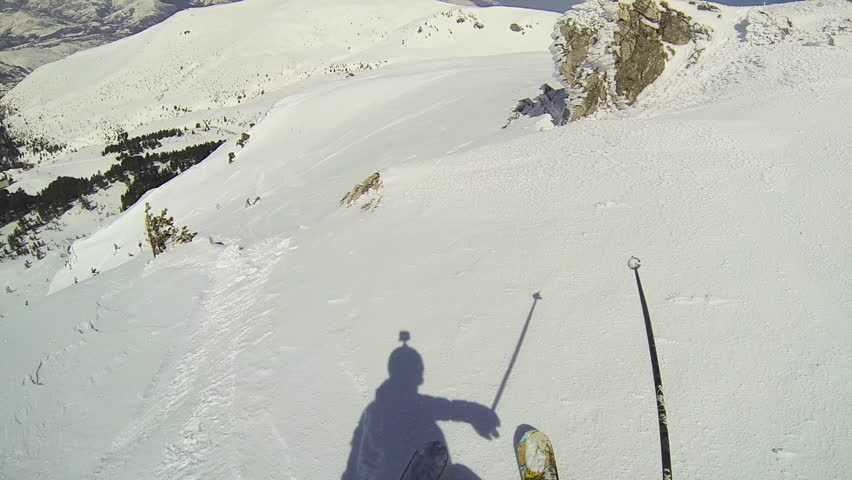
#> input picture test1.jpg, 852 x 480 px
$ python fresnelHighlight.py   (older library calls are emulated)
#> lines starting #> are read from the running program, lines starting #| are printed output that depends on the picture; after the words box and inside, x2 and y2 are one past the last pixel; in counts of white or black regions, pixels touching at a corner belong together
import cv2
import numpy as np

# Load image
img = cv2.imread('./test1.jpg')
#> img is the input picture: shape (480, 852, 3); mean B, G, R 183.5, 191.2, 188.9

# Convert to grayscale
gray = cv2.cvtColor(img, cv2.COLOR_BGR2GRAY)

# Compute gradient
sobelx = cv2.Sobel(gray, cv2.CV_64F, 1, 0, ksize=5)
sobely = cv2.Sobel(gray, cv2.CV_64F, 0, 1, ksize=5)
grad = np.sqrt(sobelx**2 + sobely**2)

# Compute angle
theta = np.arctan2(sobely, sobelx)
theta = np.degrees(theta) % 180
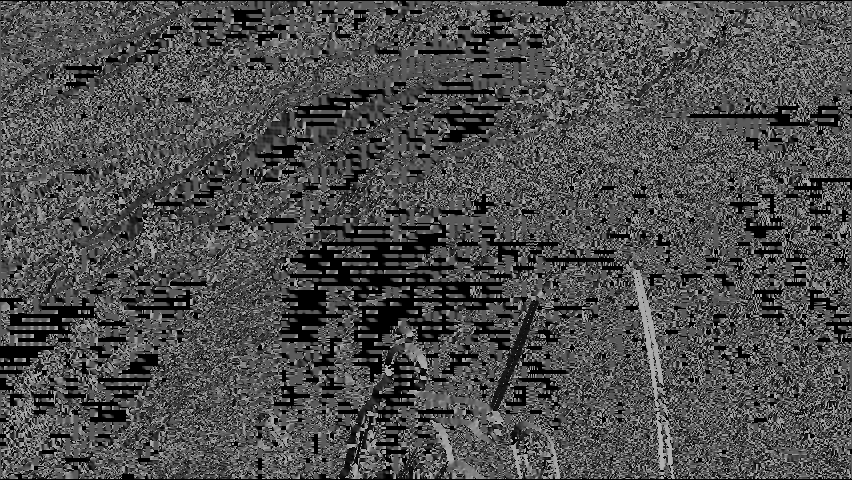
#> theta: shape (480, 852) float64; min 0, max 180, mean 77.5

# Define refractive index
refractive_index = 1.5

# Compute reflection coefficient
cos_theta = np.cos(np.radians(theta))
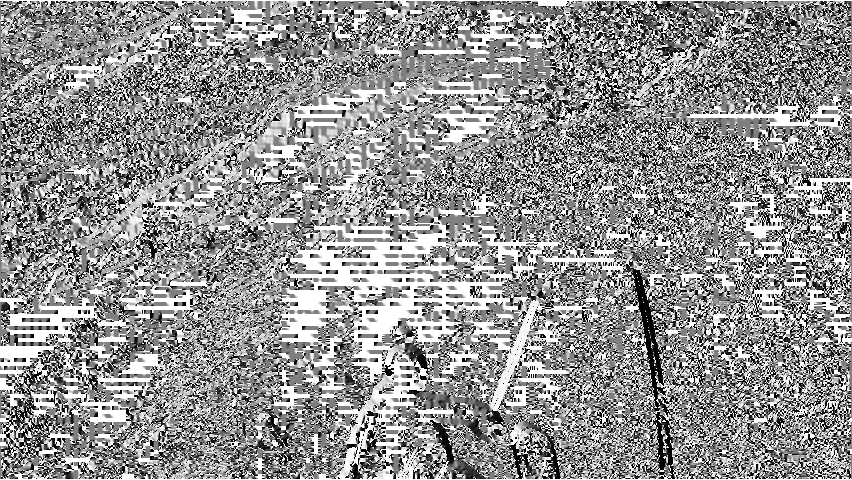
#> cos_theta: shape (480, 852) float64; min -1, max 1, mean 0.152; drawn with min black and max white
sin_theta = np.sin(np.radians(theta))
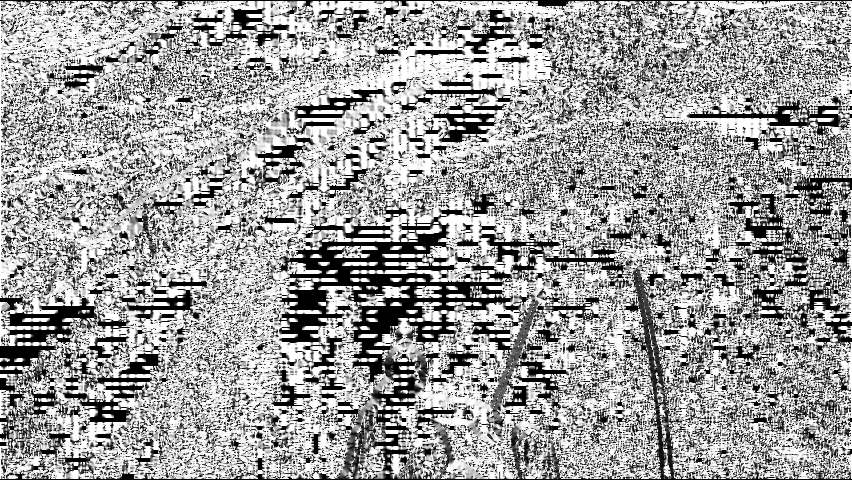
#> sin_theta: shape (480, 852) float64; min 0, max 1, mean 0.623
sin_theta_t = sin_theta / refractive_index
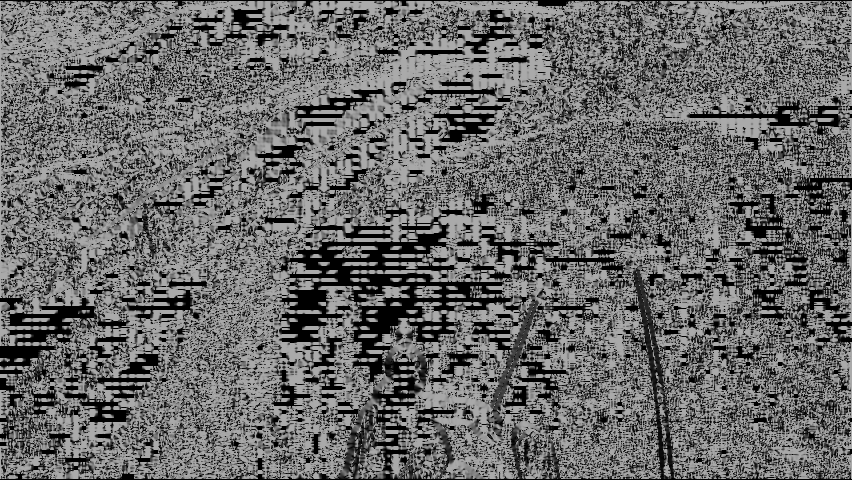
#> sin_theta_t: shape (480, 852) float64; min 0, max 0.667, mean 0.415
cos_theta_t = np.sqrt(1 - sin_theta_t**2)
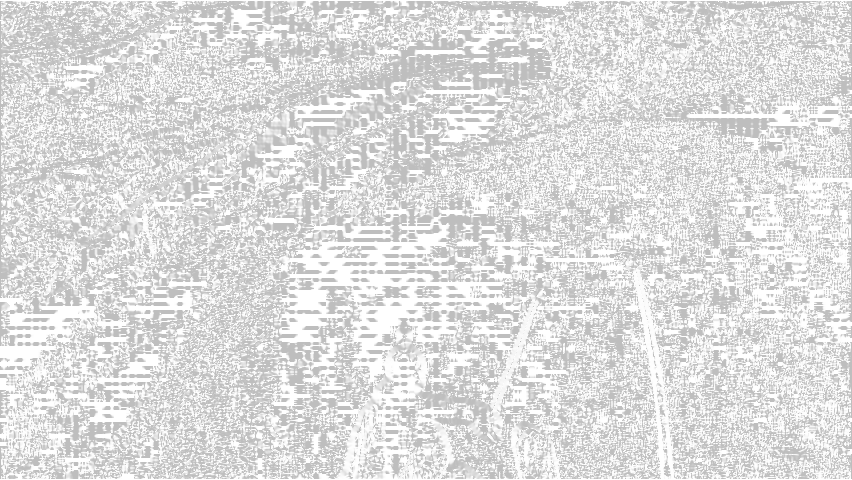
#> cos_theta_t: shape (480, 852) float64; min 0.745, max 1, mean 0.872

# Handle divide by zero
zero_mask = grad == 0
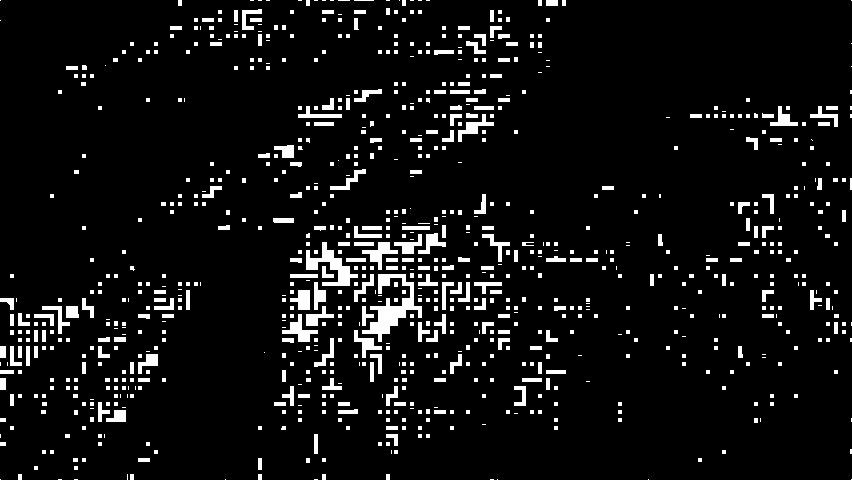
#> zero_mask: shape (480, 852) bool; 6.9% white; 899 white regions (629 under 20 px), largest, box (x1, y1, x2, y2) and area: (362, 274, 422, 342) 1360, (306, 242, 358, 286) 824, (362, 242, 398, 270) 368
sin_theta_t[zero_mask] = 0
cos_theta_t[zero_mask] = 1

reflection_coefficient = 0.5 * ((sin_theta - refractive_index * sin_theta_t)**2 / (cos_theta + refractive_index * cos_theta_t)**2 + (cos_theta - refractive_index * cos_theta_t)**2 / (sin_theta + refractive_index * sin_theta_t)**2)

# Apply Fresnel effect
fresnel = reflection_coefficient[:, :, np.newaxis]
result = img * fresnel + (1 - fresnel) * gray[:, :, np.newaxis]
#> result: shape (480, 852, 3) float64; 10.32% of the values are NaN or infinite; the others: min -91481670.2, max 32672206.9, mean -349.6

# Show result
cv2.imshow('Fresnel effect', result)
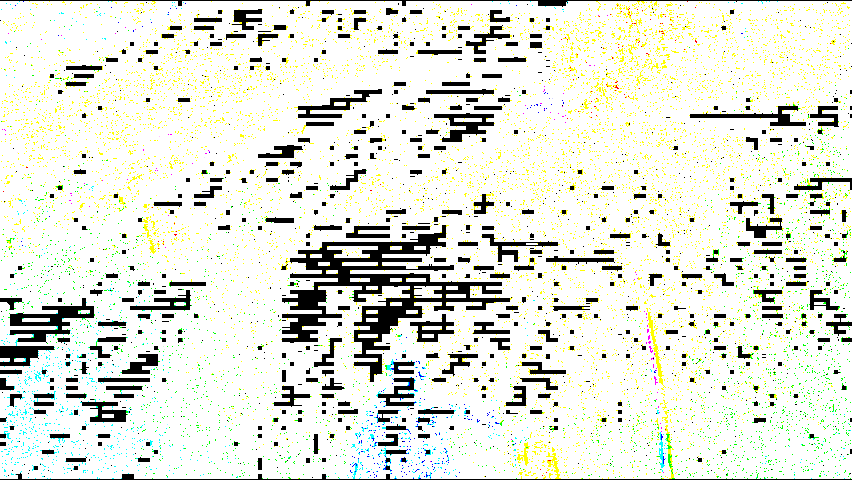
#> window 'Fresnel effect': shape (480, 852, 3); mean B, G, R 217.7, 228.3, 225.3
cv2.waitKey(0)
cv2.destroyAllWindows()

$ run again, with test2.jpg copied over test1.jpg
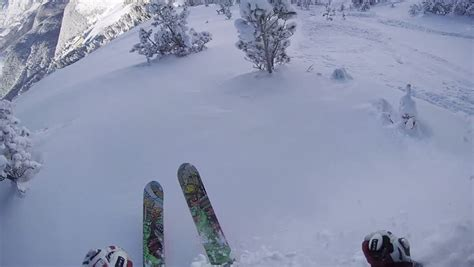
#> input picture test2.jpg, 474 x 267 px
#> img is the input picture: shape (267, 474, 3); mean B, G, R 174.9, 148.4, 140.4
#> `zero_mask = grad == 0`:
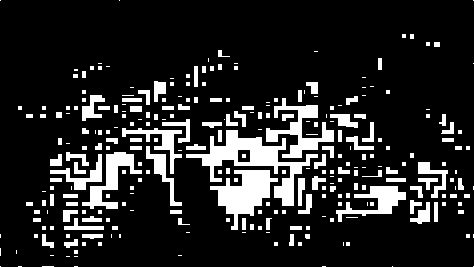
#> zero_mask: shape (267, 474) bool; 14.8% white; 281 white regions (163 under 20 px), largest, box (x1, y1, x2, y2) and area: (186, 130, 318, 206) 2662, (210, 170, 278, 230) 1860, (266, 98, 334, 158) 1396
#> result: shape (267, 474, 3) float64; 20.21% of the values are NaN or infinite; the others: min -24301212.3, max 62489106.7, mean 996.4
#> `cv2.imshow('Fresnel effect', result)`:
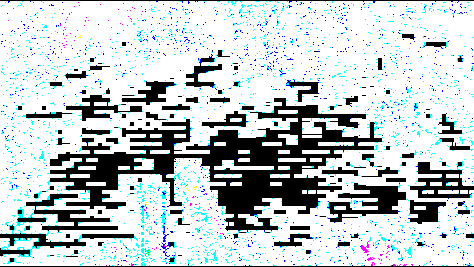
#> window 'Fresnel effect': shape (267, 474, 3); mean B, G, R 203.4, 200.3, 191.2

$ run again, with test.jpg copied over test1.jpg
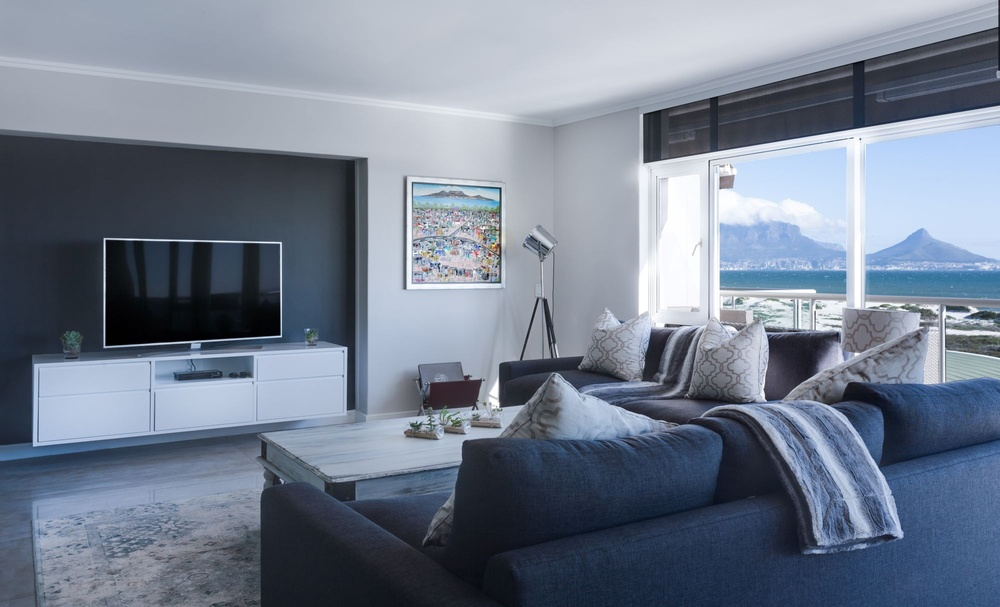
#> input picture test.jpg, 1000 x 607 px, shrunk from 2000 x 1214 before the run
#> img is the input picture: shape (607, 1000, 3); mean B, G, R 143.4, 127, 116.6
#> `zero_mask = grad == 0`:
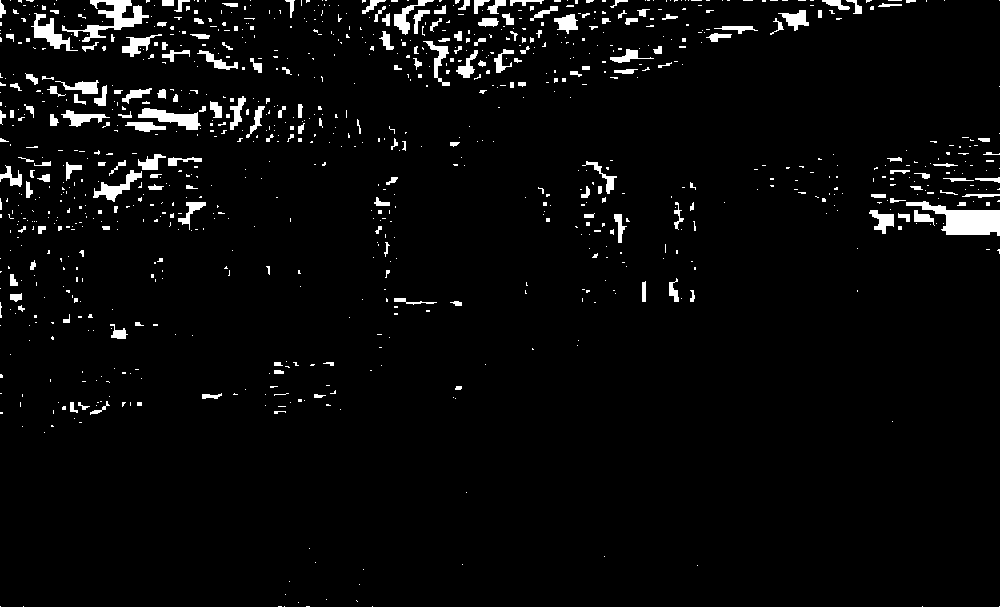
#> zero_mask: shape (607, 1000) bool; 3.7% white; 970 white regions (779 under 20 px), largest, box (x1, y1, x2, y2) and area: (906, 201, 1000, 236) 1593, (62, 0, 149, 42) 1093, (138, 108, 201, 130) 665
#> result: shape (607, 1000, 3) float64; 5.34% of the values are NaN or infinite; the others: min -519939248.8, max 919892713.7, mean 3898.7
#> `cv2.imshow('Fresnel effect', result)`:
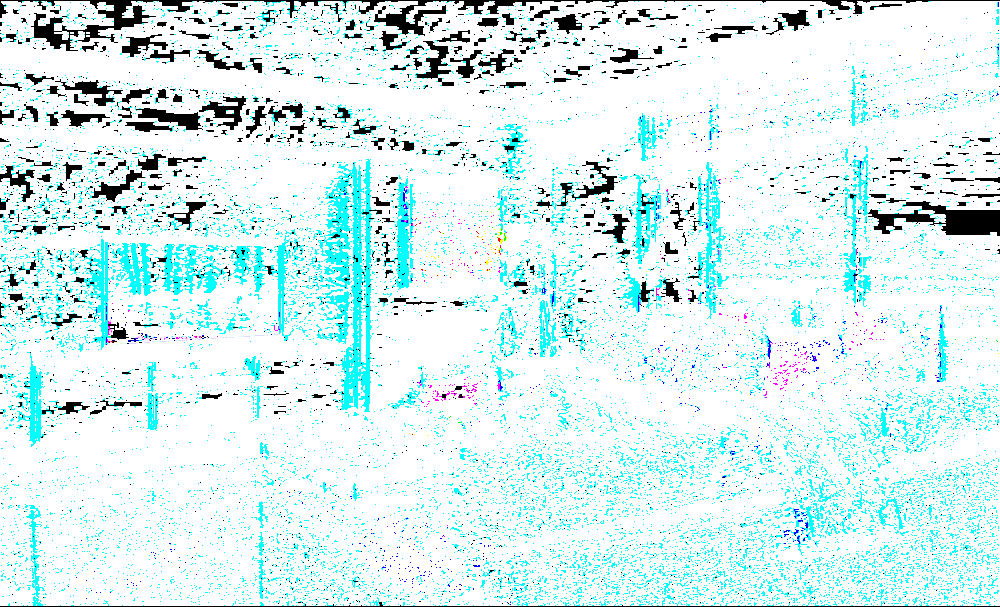
#> window 'Fresnel effect': shape (607, 1000, 3); mean B, G, R 241.3, 240.5, 216.5
